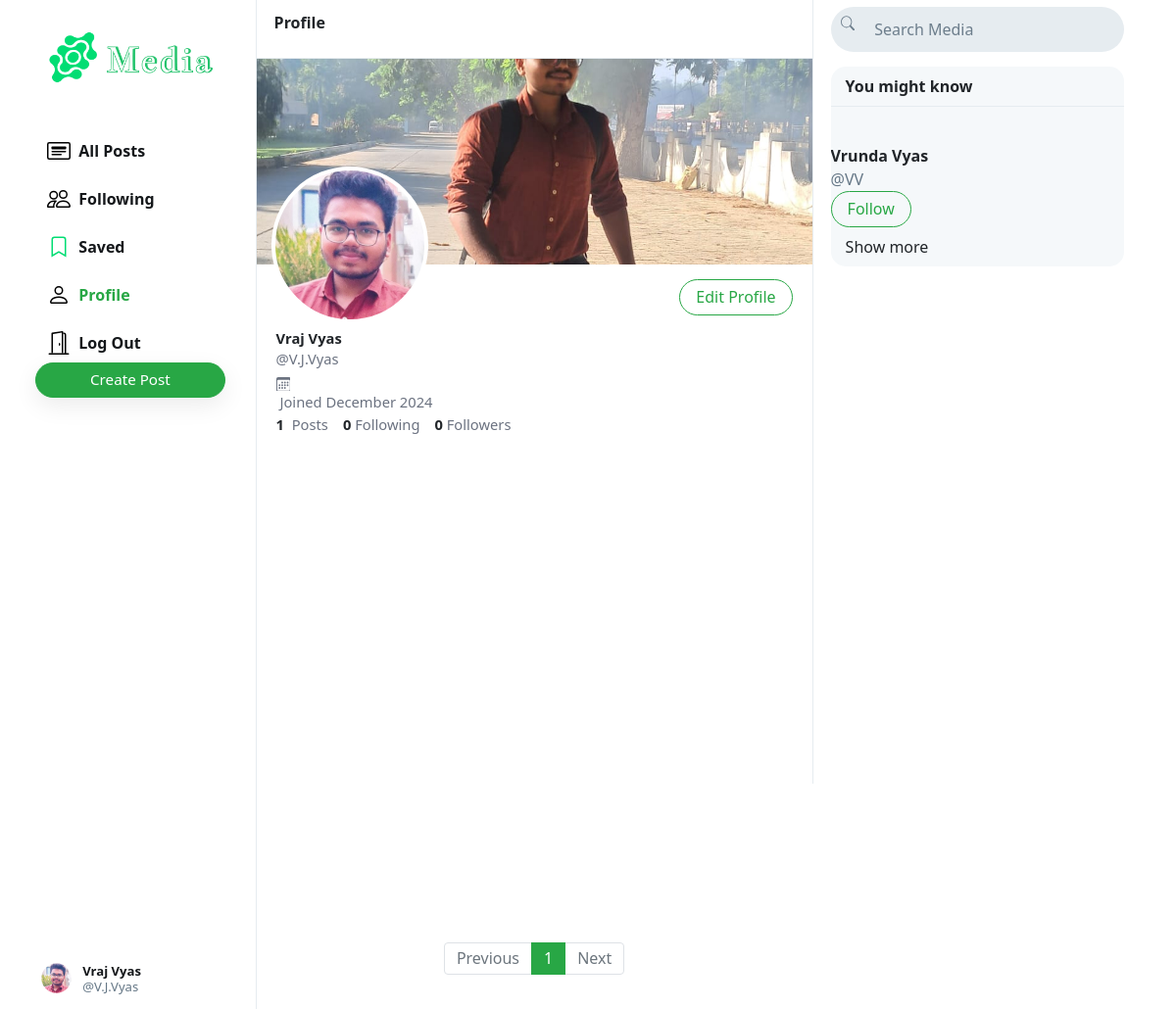
/V.J.Vyas (signed in), run on an earlier commit of the app's database.
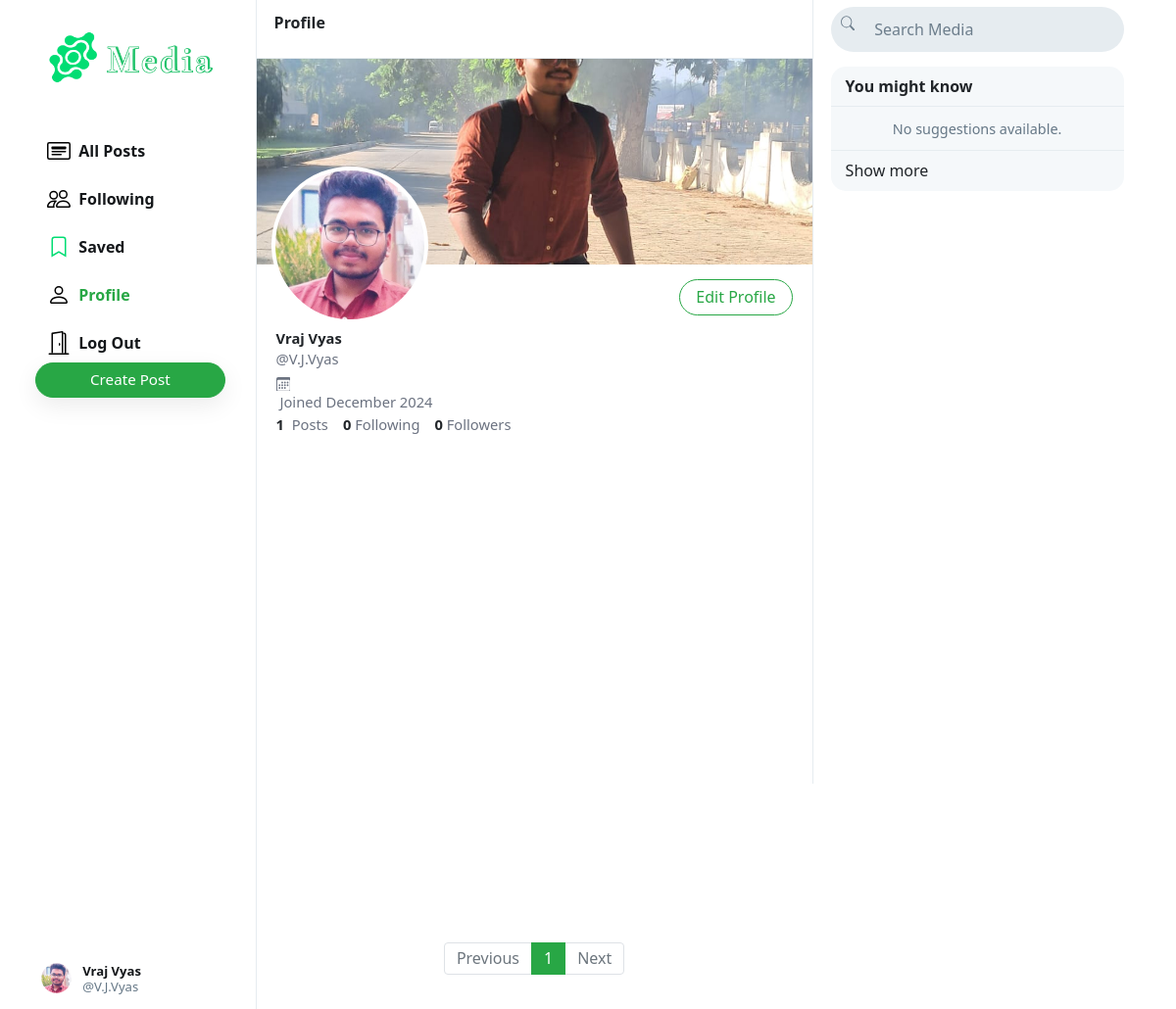
And on a later commit of the database.
### Media/models.py (models this page shows, shortened)
class User(AbstractUser):
    profile_pic = models.ImageField(upload_to='profile_pic/')
    bio = models.TextField(max_length=160, blank=True, null=True)
    cover = models.ImageField(upload_to='covers/', blank=True)
    groups = models.ManyToManyField(
        'auth.Group',
        related_name='media_user_set',  # Custom related_name for the reverse accessor
        blank=True
    )
    user_permissions = models.ManyToManyField(
        'auth.Permission',
        related_name='media_user_permissions',  # Custom related_name for the reverse accessor
        blank=True
    )

### Media/views.py (the view)
# urls.py: path("<str:username>", views.profile, name='profile'),
def profile(request, username):
    user = User.objects.get(username=username)
    all_posts = Post.objects.filter(creater=user).order_by('-date_created')
    paginator = Paginator(all_posts, 10)
    page_number = request.GET.get('page')
    if page_number == None:
        page_number = 1
    posts = paginator.get_page(page_number)
    followings = []
    suggestions = []
    follower = False
    if request.user.is_authenticated:
        followings = Follower.objects.filter(followers=request.user).values_list('user', flat=True)
        suggestions = User.objects.exclude(pk__in=followings).exclude(username=request.user.username).order_by("?")[:6]
        if request.user in Follower.objects.get(user=user).followers.all():
            follower = True
    follower_count = Follower.objects.get(user=user).followers.all().count()
    following_count = Follower.objects.filter(followers=user).count()
    return render(request, 'Media/profile.html', {
        "username": user,
        "posts": posts,
        "posts_count": all_posts.count(),
        "suggestions": suggestions,
        "page": "profile",
        "is_follower": follower,
        "follower_count": follower_count,
        "following_count": following_count
    })

### Media/templates/Media/profile.html (shortened to what this page needs)
{% extends 'Media/index.html' %}
{% load static %}
{% block profile %}
    <div class="profile-view" data-user="{{username.username}}">
        <div class="h-[210px] bg-cover bg-center bg-no-repeat bg-[#ccd6dd]" style="background-image: url(/Media/{{username.cover}})"></div>
        <div class="absolute w-[160px] h-[160px] left-[15px] top-[110px] rounded-full border-4 border-white bg-white bg-cover bg-center bg-no-repeat" style="background-image: url(/Media/{{username.profile_pic}})"></div>
        <div class="p-[15px_20px]">
            <div>
                {% if user.username == username.username %}
                    <button class="btn btn-outline-success float-right" id="edit-profile-btn">Edit Profile</button>
                {% elif is_follower %}
                    <button class="btn btn-success float-right" onclick="unfollow_user(this,'{{username.username}}','edit_page')" id="following-btn">Following</button>
                {% else %}
                    <button class="btn btn-outline-success float-right" onclick="follow_user(this,'{{username.username}}','edit_page')" id="follow-btn">Follow</button>
                {% endif %}
            </div>
            <div class="mt-[52px] text-[.92em]">
                <h5 class="font-bold mb-0">{{username.first_name}} {{username.last_name}}</h5>
                <div class="text-gray-500">@{{username.username}}</div>
                <div class="text-gray-500 py-[8px_0px]">
                    &nbsp;Joined {{username.date_joined | date:"F Y"}}
                </div>
                <div>
                    <strong>
                        {{posts_count}}
                    </strong>
                    &nbsp;<span class="text-gray-500">Posts</span>
                    <a href="#">
                        <strong id="following__count">{{following_count | default:0}}</strong>&nbsp;<span class="text-gray-500">Following</span>
                    </a>
                    <a href="#">
                        <strong id="follower__count">{{follower_count | default:0}}</strong>&nbsp;<span class="text-gray-500">Followers</span>
                    </a>
                </div>
            </div>
        </div>
    </div>
{% endblock %}

### Media/templates/Media/index.html (shortened to what this page needs)
{% extends "Media/layout.html" %}
{% load static %}
{% block body %}
    <div class="main-div">
        <div class="left-div">
            <nav class="head heading">
                {% if page == 'all_posts' %}
                    All Posts
                {% elif page == 'following' %}
                    Following
                {% elif page == 'saved' %}
                    Saved
                {% elif page == 'profile' %}
                    Profile
                {% else %}
                    Explore
                {% endif %}
            </nav>
            <div class="left-div-content">
                <div class="posts-view">
                    {% block profile %}
                    {% endblock %}
                    <div class="main-div-content">
                        <nav aria-label="Page navigation example" class="pagination-bar">
                            <ul class="pagination justify-content-center">
                                {% if posts.has_previous %}
                                    <li class="page-item">
                                        <a class="page-link" href="?page={{ posts.previous_page_number | default:1}}" tabindex="-1" aria-disabled="true">Previous</a>
                                    </li>
                                {% else %}
                                    <li class="page-item disabled">
                                        <a class="page-link" href="" tabindex="-1" aria-disabled="true">Previous</a>
                                    </li>
                                {% endif %}
                                {% for each in posts.paginator.page_range %}
                                    {% if each == posts.number %}
                                        <li class="page-item active"><a class="page-link" href="?page={{each}}">{{each}}</a></li>
                                    {% else %}
                                        <li class="page-item"><a class="page-link" href="?page={{each}}">{{each}}</a></li>
                                    {% endif %}
                                {% endfor %}
                                {% if posts.has_next %}
                                    <li class="page-item">
                                        <a class="page-link" href="?page={{ posts.next_page_number }}">Next</a>
                                    </li>
                                {% else %}
                                    <li class="page-item disabled">
                                        <a class="page-link" href="">Next</a>
                                    </li>
                                {% endif %}
                            </ul>
                          </nav>
                    </div>
                </div>
            </div>
        </div>
    </div>
{% endblock %}

### Media/templates/Media/layout.html (shortened to what this page needs)
{% load static %}
{% load static tailwind_tags %}
<!DOCTYPE html>
<html lang="en">
    <head>
        <link rel="stylesheet" href="https://stackpath.bootstrapcdn.com/bootstrap/4.4.1/css/bootstrap.min.css">
        <link href="{% static 'Media/styles.css' %}" rel="stylesheet">
        {% tailwind_css %}
    </head>
    <body>
        <div class="body" data-page="{{page}}">
            <div class="sidenav">
                <a href="{% url 'index' %}" class="navbar-brand">
                    <img src="{% static 'Media/Images/logo.png' %}" height="70px">
                </a>
                <div style="height: 100%;">
                    <div>
                        <div>
                            <ul>
                                <li class="nav-item" id="all_posts">
                                <a href="{% url 'index' %}" class="nav-link">
                                    <div class="w-full flex flex-row justify-center items-center">
                                        <img src="\static\Media\images\Allposts.svg" alt="all_Posts"/>
                                        &nbsp;&nbsp;All Posts
                                    </div>
                                </a>
                                </li>
                                {% if user.is_authenticated %}
                                    <li class="nav-item" id="following">
                                        <a href="{% url 'following' %}" class="nav-link">
                                            <div class="w-full flex flex-row justify-center items-center">
                                                <img src="\static\Media\images\following.svg" alt="following" />
                                                &nbsp;&nbsp;Following
                                            </div>
                                        </a>
                                    </li>
                                    <li class="nav-item" id="saved">
                                        <a href="{% url 'saved' %}" class="nav-link">
                                            <div class="w-full flex flex-row justify-center items-center">
                                                <img src="\static\Media\images\saved.svg" alt="saved" />
                                                &nbsp;&nbsp;Saved
                                            </div>
                                        </a>
                                    </li>
                                    <li class="nav-item" id="profile">
                                        <a href="{% url 'profile' user.username %}" class="nav-link">
                                            <div class="w-full flex flex-row justify-center items-center">
                                                <img src="\static\Media\images\profile.svg" alt="profile" />
                                                &nbsp;&nbsp;Profile
                                            </div>
                                        </a>
                                    </li>
                                    <li class="nav-item" id="logout">
                                        <a href="{% url 'logout' %}" class="nav-link">
                                            <div class="w-full flex flex-row justify-center items-center">
                                                <img src="\static\Media\images\logout.svg" alt="logout" />
                                                &nbsp;&nbsp;Log Out
                                            </div>
                                        </a>
                                    </li>
                                {% endif %}
                            </ul>
                        </div>
                        {% if user.is_authenticated %}
                            <button id="popup-btn" class="btn btn-success new-post-btn" onclick="createpost()">Create Post</button>
                        {% endif %}
                    </div>
                    <div style="position: absolute; bottom: 10px;">
                        {% if user.is_authenticated %}
                            <li class="nav-item sidenav-user">
                                <a href="{% url 'profile' user.username %}" class="nav-link">
                                    <div class="user_account">
                                        <div class="small-profilepic" style="float: left; background-image: url(/Media/{{user.profile_pic}})"></div>
                                        <div style="height: 2.7vw; margin: auto;">
                                            <div style="margin-top: 4px;"><strong>{{user.first_name}} {{user.last_name}}</strong></div>
                                            <div class="grey" style="margin-top: 4px;">@{{ user.username }}</div>
                                        </div>
                                    </div>
                                </a>
                            </li>
                        {% endif %}
                    </div>
                </div>
            </div>
            {% block body %}
            {% endblock %}
            <div class="right-div">
                <nav class="head">
                    <form action="#">
                        <div class="search-div">
                            <div>
                                    <img src="{% static 'Media/Images/search.svg' %}" alt="search">
                            </div>
                            <input type="text" name="query" id="search-box" placeholder="Search Media">
                        </div>
                    </form>
                </nav>
                <div class='right-div-content'>
                    <div class="space" style="background-color: white;"></div>
                    {% if user.is_authenticated %}
                        <div class="suggestion-box">
                            <div class="suggestion-header">
                                You might know
                            </div>
                            {% for suggestion in suggestions %}
                                <div class="suggestion-user">
                                    <div>
                                        <a href="{% url 'profile' suggestion.username %}">
                                            <div class="small-profilepic" style="background-image: url(/Media/{{suggestion.profile_pic}})"></div>
                                        </a>
                                    </div>
                                    <div class="user-details">
                                        <a href="{% url 'profile' suggestion.username %}">
                                            <div id="user-name">
                                                <strong>
                                                    {{suggestion.first_name}} {{suggestion.last_name}}
                                                </strong>
                                            </div>
                                            <div class="grey">@{{suggestion.username}}</div>
                                        </a>
                                    </div>
                                    <div>
                                        <button class="btn btn-outline-success" type="button" onclick="follow_user(this,'{{suggestion.username}}','suggestion')">Follow</button>
                                    </div>
                                </div>
                            {% empty %}
                                    <div style="text-align: center; border-bottom: .5px solid #e6ecf0; padding: 10px 15px;">
                                        <span class="grey" style="font-size: .9em;">No suggestions available.</span>
                                    </div>
                            {% endfor %}
                            <div class="suggestion-footer">
                                <a href="#">Show more</a>
                            </div>
                        </div>
                    {% endif %}
                </div>
            </div>
        </div>
    </body>
</html>

What changed in the data, as far as the page shows it:
removed User: first_name "Vrunda", last_name "Vyas", username "VV"
Also different on the page:
text now shown: "No suggestions available."
